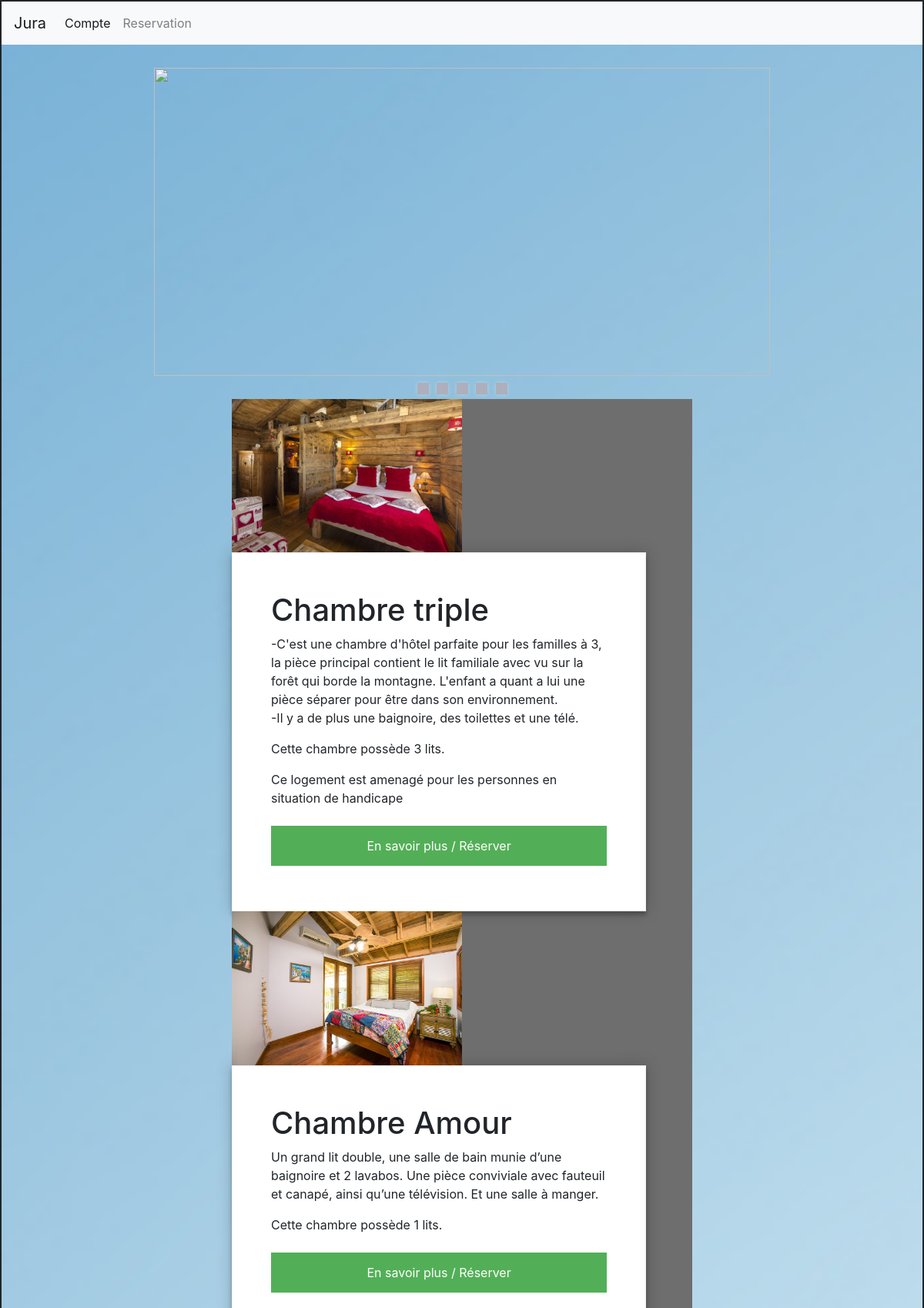
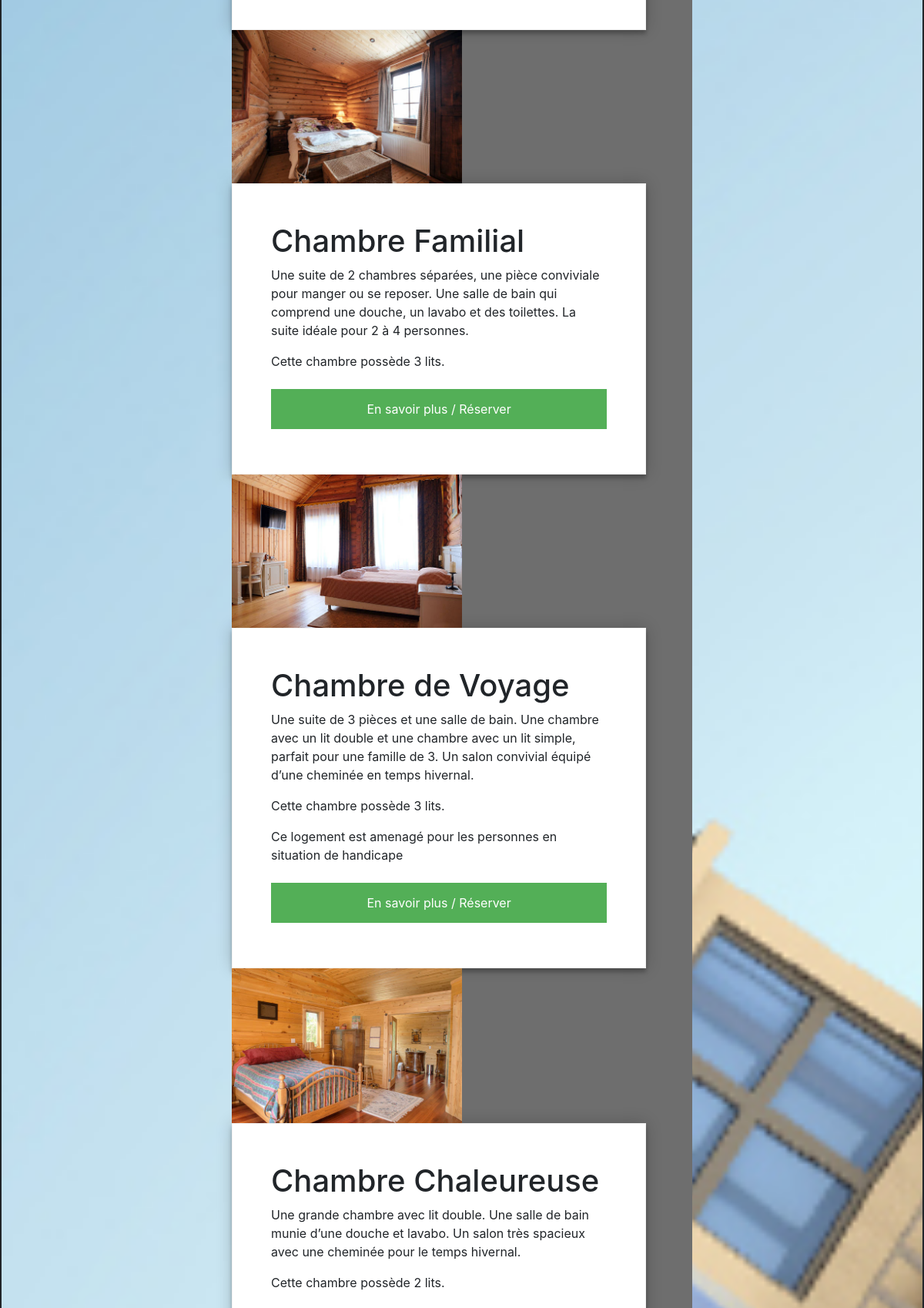
The page / (upper part) on the database its author committed (2 pictures, top to bottom).
### tables this page shows
CREATE TABLE `chambre` (
  `id` int(11) NOT NULL,
  `nom` text NOT NULL,
  `lit` int(3) NOT NULL,
  `descript` longtext NOT NULL,
  `special` tinyint(1) NOT NULL
);

### Hotel.php (the view, shortened to what this page needs)
<?php
include('BaseD.php');
include('Image.php');
$db->exec('SET NAMES utf8');
$sql = "SELECT * FROM chambre";
$request = $db->query($sql);
$chambre = $request->fetchAll();
?>
<div id="container3">
    <?php
    for($i = 0; $i < sizeof($chambre); $i++){
        $achambre = $chambre[$i];
        echo"<img src=\"image/".$achambre['id']."/Chalet.jpg\" height='50%' width='50%' />";
    ?>
    <form id="1" action="Reservation.php" method="post">
    <?php
        echo "<h1>".$achambre['nom']."</h1>";
        echo "<p>".$achambre['descript']."</p>";
        echo "<p>Cette chambre possède ". $achambre['lit'] ." lits.</p>";
        if($achambre['special']==1){
            echo "<p>Ce logement est amenagé pour les personnes en situation de handicape</p>";
        }
    ?>
        <input type="submit" id='submit' value="En savoir plus / Réserver" >
    </form>
    <?php
    }
    ?>
</div>

### index.php (shortened to what this page needs)
<!DOCTYPE html>
<html>
    <head>
        <?php include('Header.php'); ?>
    </head>
    <body>
        <link rel="stylesheet" href="style.css" media="screen" type="text/css" />
            <?php include('hotel.php'); ?>
    </body>
</html>

### Header.php (shortened to what this page needs)
<link rel="stylesheet" href="https://maxcdn.bootstrapcdn.com/bootstrap/4.0.0/css/bootstrap.min.css">
<nav class="navbar navbar-expand-lg navbar-light bg-light">
  <div class="collapse navbar-collapse" id="navbarTogglerDemo01">
    <a class="navbar-brand" href="index.php">Jura</a>
    <ul class="navbar-nav mr-auto mt-2 mt-lg-0">
      <li class="nav-item active">
        <a class="nav-link" href="Membre.php">Compte <span class="sr-only">(current)</span></a>
      </li>
      <li class="nav-item">
        <a class="nav-link" href="Reservation.php">Reservation</a>
      </li>
    </ul>
  </div>
</nav>

### Image.php (shortened to what this page needs)
<link rel="stylesheet" href="image.css" media="screen" type="text/css" />
<div class="slider">
  <div class="slider-viewport">
    <div id="img1">
      <div id="img2">
        <div id="img3">
          <div id="img4">
            <div id="img5">
              <div class="slider-content">
                <img src="https://source.unsplash.com/800x400/?forest">
              </div>
            </div>
          </div>
        </div>
      </div>
    </div>
  </div>
  <div class="slider-nav">
    <a href="#img1"></a>
    <a href="#img2"></a>
    <a href="#img3"></a>
    <a href="#img4"></a>
    <a href="#img5"></a>
  </div>
</div>

### style.css (style rules this page uses)
body { background: #40bf40; background-image: url(image/fond.jpg); border: solid 2px; text-shadow: white 0px 0px 2px; font-size: 16px; background-size: cover; }
#container3 { width:50%; margin:0 auto; margin-top:2%; background : rgb(110, 110, 110) }
#container3 img { margin-left: auto; margin-right: auto; }
form { width:90%; padding: 50px; border: 1px solid #f1f1f1; background: #fff; box-shadow: 0 0 20px 0 rgba(0, 0, 0, 0.2), 0 5px 5px 0 rgba(0, 0, 0, 0.24); }
input[type=submit] { background-color: #53af57; color: white; padding: 14px 20px; margin: 8px 0; border: none; cursor: pointer; width: 100%; }

### image.css (style rules this page uses)
body { background-color: #1e1f26; }
.slider { width: 800px; margin: 30px auto; position: relative; }
.slider-viewport { width: 800px; height: 400px; overflow: hidden; }
.slider-content { display: grid; grid-auto-flow: column; transition: 1s all; }
.slider-content img { width: 800px; height: 400px; }
.slider-nav { position: absolute; width: 100%; bottom: -30px; margin-top: 10px; text-align: center; }
.slider-nav a { box-shadow: 0px 0px 5px 0px rgba(255, 255, 255, 0.3); display: inline-block; background-color: #adafbc; width: 15px; height: 15px; margin: 0 3px; }

### rows shown on the page
chambre: shows a picture, nom "Chambre triple", descript "-C'est une chambre d'hôtel parfaite pour les familles à 3, la pièce principal contient le lit familiale avec vu sur la forêt qui borde la montagne. L'enfant a quant a lui une pièce séparer pour être dans son environnement. -Il y a de plus une baignoire, des toilettes et une télé.", lit "3", shows "Ce logement est amenagé pour les personnes en situation de handicape"
chambre: shows a picture, nom "Chambre Amour", descript "Un grand lit double, une salle de bain munie d’une baignoire et 2 lavabos. Une pièce conviviale avec fauteuil et canapé, ainsi qu’une télévision. Et une salle à manger.", lit "1"
chambre: shows a picture, nom "Chambre Familial", descript "Une suite de 2 chambres séparées, une pièce conviviale pour manger ou se reposer. Une salle de bain qui comprend une douche, un lavabo et des toilettes. La suite idéale pour 2 à 4 personnes.", lit "3"
chambre: shows a picture, nom "Chambre de Voyage", descript "Une suite de 3 pièces et une salle de bain. Une chambre avec un lit double et une chambre avec un lit simple, parfait pour une famille de 3. Un salon convivial équipé d’une cheminée en temps hivernal.", lit "3", shows "Ce logement est amenagé pour les personnes en situation de handicape"
chambre: shows a picture, nom "Chambre Chaleureuse", descript "Une grande chambre avec lit double. Une salle de bain munie d’une douche et lavabo. Un salon très spacieux avec une cheminée pour le temps hivernal.", lit "2"
